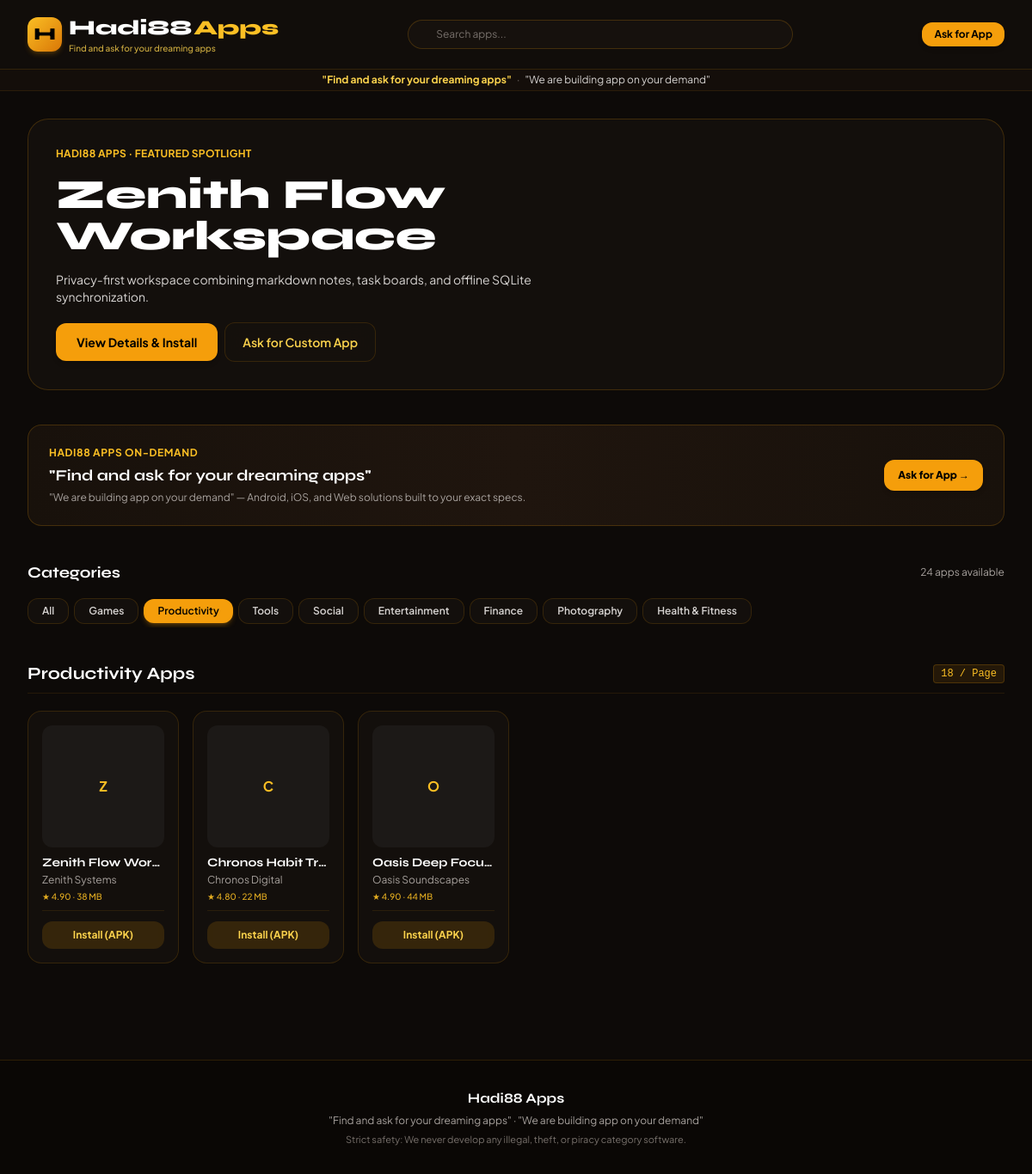
Page /?category=Productivity on the committed database.
### store/models.py (models this page shows, shortened)
class App(models.Model):
    app_name = models.CharField(max_length=150, verbose_name="Application Name")
    package_name = models.SlugField(max_length=150, unique=True, verbose_name="Package Name (Slug)")
    developer_name = models.CharField(max_length=120, default="Hadi88 Studio", verbose_name="Developer Name")
    category = models.CharField(max_length=50, choices=CATEGORY_CHOICES, default='Tools', db_index=True)
    app_icon = models.ImageField(upload_to=app_icon_upload_path, verbose_name="App Icon (512x512)")
    banner_image = models.ImageField(upload_to=app_banner_upload_path, blank=True, null=True, verbose_name="Featured Banner (16:9)")
    description = models.TextField(verbose_name="Full Description")
    version = models.CharField(max_length=20, default="1.0.0", verbose_name="Version")
    apk_file = models.FileField(
        upload_to=apk_upload_path,
        validators=[FileExtensionValidator(allowed_extensions=['apk', 'xapk', 'zip'])],
        verbose_name="APK Binary Package"
    )
    file_size = models.CharField(max_length=20, default="25 MB", verbose_name="File Size (e.g. 45 MB)")
    downloads_count = models.PositiveIntegerField(default=0, db_index=True, verbose_name="Total Downloads")
    rating = models.DecimalField(
        max_digits=3, decimal_places=2, default=4.50,
        validators=[MinValueValidator(1.00), MaxValueValidator(5.00)],
        verbose_name="Rating (1.00 - 5.00)"
    )
    is_featured = models.BooleanField(default=False, help_text="Showcase in hero carousel")
    is_published = models.BooleanField(default=True, help_text="Publicly visible in store")
    created_at = models.DateTimeField(auto_now_add=True, db_index=True)
    updated_at = models.DateTimeField(auto_now=True)
    class Meta:
        ordering = ['-downloads_count', '-created_at']
        verbose_name = "Application"
        verbose_name_plural = "Applications"
    def get_absolute_url(self):
        return reverse('app_detail', kwargs={'package_name': self.package_name})

### store/views.py (the view)
# urls.py: path('', views.AppCatalogView.as_view(), name='app_catalog'),
class AppCatalogView(ListView):
    model = App
    template_name = 'store/index.html'
    context_object_name = 'apps'
    paginate_by = 18
    def get_queryset(self):
        queryset = App.objects.filter(is_published=True)
        category = self.request.GET.get('category')
        query = self.request.GET.get('q')
        if category and category != 'All':
            queryset = queryset.filter(category=category)
        if query:
            queryset = queryset.filter(
                Q(app_name__icontains=query) |
                Q(developer_name__icontains=query) |
                Q(package_name__icontains=query)
            )
        return queryset
    def get_context_data(self, **kwargs):
        context = super().get_context_data(**kwargs)
        context['categories'] = ['All'] + [c[0] for c in CATEGORY_CHOICES]
        context['current_category'] = self.request.GET.get('category', 'All')
        context['search_query'] = self.request.GET.get('q', '')
        context['featured_apps'] = App.objects.filter(is_published=True).order_by('-is_featured', '-rating')[:4]
        context['total_apps_count'] = App.objects.filter(is_published=True).count()
        return context

### templates/store/index.html (shortened to what this page needs)
{% extends 'store/base.html' %}
{% block content %}
<div class="max-w-7xl mx-auto px-3 sm:px-6 lg:px-8 py-4 sm:py-8 space-y-6 sm:space-y-10">
  {% if featured_apps %}
  <section class="glass-panel rounded-2xl sm:rounded-3xl p-4 sm:p-8 border border-amber-500/20 relative overflow-hidden">
    {% with hero=featured_apps.0 %}
    <div class="grid grid-cols-1 lg:grid-cols-12 gap-4 sm:gap-8 items-center">
      <div class="lg:col-span-7 space-y-2.5 sm:space-y-4">
        <div class="text-[10px] sm:text-xs font-bold text-amber-400 uppercase tracking-wide">
          Hadi88 Apps · Featured Spotlight
        </div>
        <h1 class="text-xl sm:text-3xl lg:text-5xl font-display font-extrabold text-white leading-tight">
          {{ hero.app_name }}
        </h1>
        <p class="text-[11px] sm:text-sm text-stone-300 line-clamp-2 sm:line-clamp-3 leading-relaxed">
          {{ hero.description }}
        </p>
        <div class="flex flex-wrap items-center gap-2 pt-1">
          <a href="{{ hero.get_absolute_url }}" class="px-4 sm:px-6 py-2 sm:py-3 rounded-xl bg-amber-500 hover:bg-amber-400 text-black font-bold text-[11px] sm:text-sm shadow-md">
            View Details & Install
          </a>
          <a href="{% url 'contact_admin_demand' %}" class="px-3.5 sm:px-5 py-2 sm:py-3 rounded-xl glass-panel text-amber-300 text-[11px] sm:text-sm font-semibold">
            Ask for Custom App
          </a>
        </div>
      </div>
    </div>
    {% endwith %}
  </section>
  {% endif %}
  <div class="glass-panel rounded-2xl p-3.5 sm:p-6 border border-amber-500/20 flex flex-col sm:flex-row items-start sm:items-center justify-between gap-3 bg-gradient-to-r from-[#18110b] via-[#1f150e] to-[#18110b]">
    <div class="space-y-1">
      <div class="text-[10px] sm:text-xs font-bold text-amber-400 uppercase tracking-wider">Hadi88 Apps On-Demand</div>
      <div class="text-sm sm:text-lg font-display font-bold text-white leading-tight">
        "Find and ask for your dreaming apps"
      </div>
      <p class="text-[10px] sm:text-xs text-stone-400">
        "We are building app on your demand" — Android, iOS, and Web solutions built to your exact specs.
      </p>
    </div>
    <a
      href="{% url 'contact_admin_demand' %}"
      class="w-full sm:w-auto px-4 py-2 sm:py-2.5 rounded-xl bg-amber-500 hover:bg-amber-400 text-black font-extrabold text-xs text-center shrink-0 shadow-md"
    >
      Ask for App →
    </a>
  </div>
  <section class="space-y-2 sm:space-y-3">
    <div class="flex items-center justify-between">
      <h2 class="text-sm sm:text-lg font-display font-bold text-white">Categories</h2>
      <span class="text-[10px] sm:text-xs text-stone-400">{{ total_apps_count }} apps available</span>
    </div>
    <div class="flex items-center gap-1.5 overflow-x-auto no-scrollbar py-1 -mx-3 px-3">
      {% for cat in categories %}
      <a
        href="?category={{ cat }}"
        class="whitespace-nowrap px-3 sm:px-4 py-1.5 rounded-lg sm:rounded-xl text-[11px] sm:text-xs font-semibold transition-all {% if current_category == cat %}bg-amber-500 text-black font-bold shadow-md shadow-amber-500/25{% else %}glass-panel text-stone-300 hover:text-amber-300{% endif %}"
      >
        {{ cat }}
      </a>
      {% endfor %}
    </div>
  </section>
  <section class="space-y-3 sm:space-y-5">
    <div class="flex items-center justify-between border-b border-amber-500/10 pb-2">
      <h2 class="text-sm sm:text-xl font-display font-bold text-white">
        {% if current_category != 'All' %}{{ current_category }} Apps{% else %}All Applications{% endif %}
      </h2>
      <span class="text-[10px] sm:text-xs font-mono text-amber-400 bg-amber-500/10 px-2 py-0.5 rounded border border-amber-500/20">
        18 / Page
      </span>
    </div>
    {% if apps %}
    <div class="grid grid-cols-2 sm:grid-cols-3 md:grid-cols-4 lg:grid-cols-6 gap-2.5 sm:gap-4">
      {% for app in apps %}
      <div class="glass-panel rounded-xl sm:rounded-2xl p-2.5 sm:p-4 flex flex-col justify-between hover:border-amber-400/40 transition-all">
        <div>
          <a href="{{ app.get_absolute_url }}" class="block mb-2">
            {% if app.app_icon %}
            <img src="{{ app.app_icon.url }}" alt="{{ app.app_name }}" class="w-full aspect-square rounded-xl object-cover bg-stone-900 border border-amber-500/15">
            {% else %}
            <div class="w-full aspect-square rounded-xl bg-stone-900 flex items-center justify-center font-bold text-amber-400">
              {{ app.app_name|slice:":1" }}
            </div>
            {% endif %}
          </a>
          <h3 class="font-bold text-xs sm:text-sm text-white truncate">
            <a href="{{ app.get_absolute_url }}">{{ app.app_name }}</a>
          </h3>
          <p class="text-[10px] sm:text-xs text-stone-400 truncate mt-0.5">{{ app.developer_name }}</p>
          <div class="text-[10px] text-amber-400/90 font-medium mt-1">
            ★ {{ app.rating }} · {{ app.file_size }}
          </div>
        </div>
        <div class="pt-2 sm:pt-3 mt-2 border-t border-amber-500/10">
          <a
            href="{% url 'download_apk' app.package_name %}"
            class="w-full py-1.5 sm:py-2 px-2 rounded-lg sm:rounded-xl bg-amber-500/15 hover:bg-amber-500 text-amber-300 hover:text-black text-[10px] sm:text-xs font-bold text-center block transition-all"
          >
            Install (APK)
          </a>
        </div>
      </div>
      {% endfor %}
    </div>
    {% endif %}
  </section>
</div>
{% endblock %}

### templates/store/base.html (style rules this page uses)
body { font-family: 'Plus Jakarta Sans', sans-serif; background-color: #0d0a08; color: #f7efe6; }
h1, h2, h3, .font-display { font-family: 'Syne', sans-serif; }
.glass-panel { background: rgba(22, 17, 13, 0.85); backdrop-filter: blur(16px); -webkit-backdrop-filter: blur(16px); border: 1px solid rgba(245, 158, 11, 0.15); }

### rows in the picture
App: app_name "Zenith Flow Workspace", description "Privacy-first workspace combining markdown notes, task boards, and offline SQLite synchronization.", app_name "Z", app_name "Zenith Flow Wor…", developer_name "Zenith Systems", rating "4.90", file_size "38 MB"
App: app_name "C", app_name "Chronos Habit Tr…", developer_name "Chronos Digital", rating "4.80", file_size "22 MB"
App: app_name "O", app_name "Oasis Deep Focu…", developer_name "Oasis Soundscapes", rating "4.90", file_size "44 MB"

### other values in the picture
{{ total_apps_count }} "24"
{{ cat }} "All" "Games" "Productivity" "Tools" "Social" "Entertainment" "Finance" "Photography" "Health & Fitness"
{{ current_category }} "Productivity"
